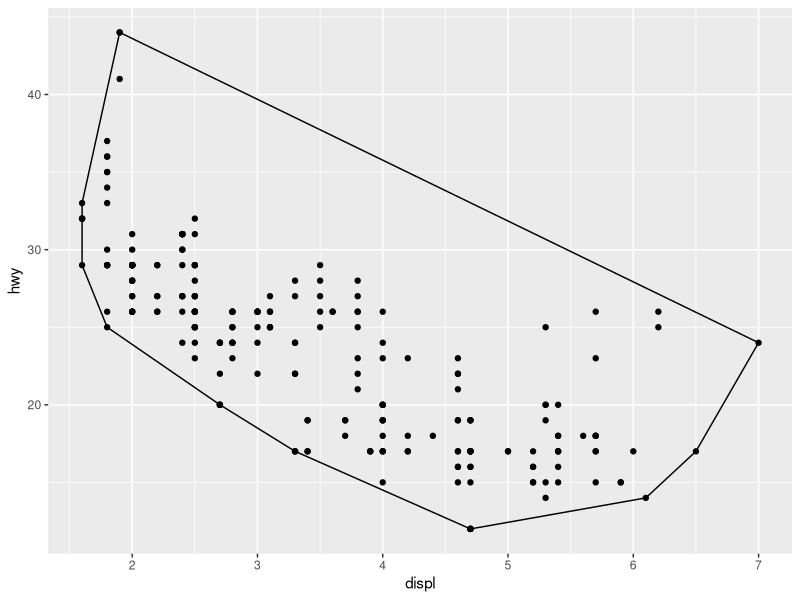
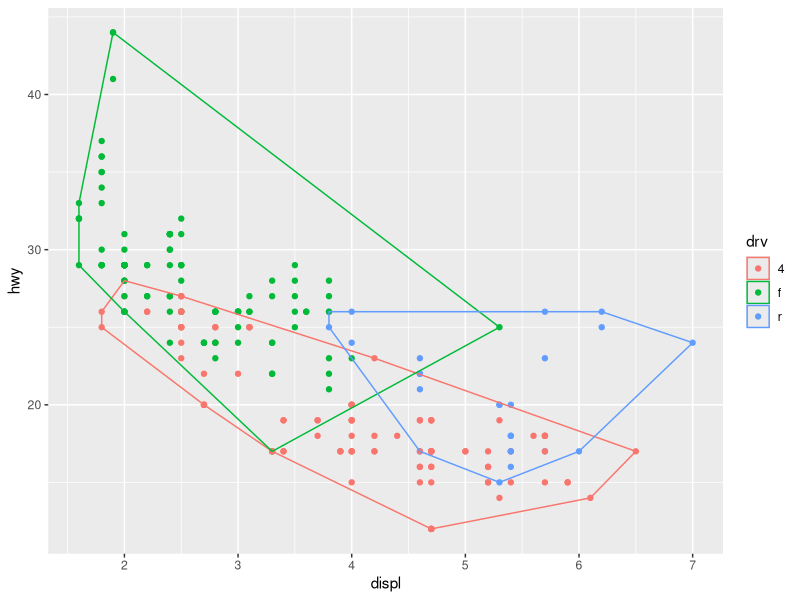

Here is the R script that generated these plots, in order: (Note: this script raises an error after producing the figures.)
### Example of extending ggplot2
## Following along with
if(F){
  browseURL("https://cran.r-project.org/web/packages/ggplot2/vignettes/extending-ggplot2.html")
  browseURL("https://ggplot2-book.org/programming.html")
  browseURL("https://ggplot2-book.org/spring1.html")
}

require("ggplot2")

## 1) make a CammelCase stat (ggproto object)
## 2) make a geom wrapper
## ==---==
## remember: only the mapping aes() uses NSE, will more likely want to use
## aes_(substitute(arg)).
## may also need some sorts of %*% opperators.


z<-ggplot2::ggproto()
str(z)

#### Example 1, stat_cdwhull ----

### _1) StatChull -----
## Bare bones, 
## Importantly 1) the compute group, computing the stat,
## and 2) the required_aes, so the geom knows the requirements.
if(F)
  browseURL("https://cran.r-project.org/web/packages/ggplot2/vignettes/extending-ggplot2.html")

StatChull <- ggplot2::ggproto("StatChull", Stat,
                     compute_group = function(data, scales) {
                       data[chull(data$x, data$y), , drop = FALSE]
                     },
                     
                     required_aes = c("x", "y")
)


### _2) stat_chull -----
## Make the new, snake_case, stat_chull, a function wrapper for layer.
## for notes on the layer see:
if(F)
  browseURL("https://cran.r-project.org/web/packages/ggplot2/vignettes/extending-ggplot2.html")


stat_chull <- function(mapping = NULL, data = NULL, geom = "polygon",
                       position = "identity", na.rm = FALSE, show.legend = NA, 
                       inherit.aes = TRUE, ...) {
  ggplot2::layer(
    stat = StatChull, data = data, mapping = mapping, geom = geom, 
    position = position, show.legend = show.legend, inherit.aes = inherit.aes,
    params = list(na.rm = na.rm, ...)
  )
}

### _3) Test drive -----
ggplot(mpg, aes(displ, hwy)) + 
  geom_point() + 
  stat_chull(fill = NA, colour = "black")


ggplot(mpg, aes(displ, hwy, colour = drv)) + 
  geom_point() + 
  stat_chull(fill = NA)

#### Example 2, geom_spring -----
if(F)
  browseURL("https://ggplot2-book.org/spring1.html")

### _0) data setup & idea for stat -----

circle <- tibble(
  x = sin(seq(0, 2 * pi, length.out = 100)),
  y = cos(seq(0, 2 * pi, length.out = 100)),
  index = 1:100,
  type = "circle"
)
spring <- circle
spring$x <- spring$x + seq(0, 1.5, length.out = 100)
spring$type <- "spring"
ggplot(rbind(circle, spring)) + 
  geom_path(
    aes(x = x, y = y, group = type, alpha = index), 
    show.legend = FALSE
  ) + 
  facet_wrap(~ type, scales = "free_x")

#### _1) data transform -----
## this is roughly equivalent to the chull() function
## ?chull

create_spring <- function(x, y, xend, yend, diameter = 1, tension = 0.75, n = 50) {
  if (tension <= 0) {
    rlang::abort("`tension` must be larger than zero.")
  }
  if (diameter == 0) {
    rlang::abort("`diameter` can not be zero.")
  }
  if (n == 0) {
    rlang::abort("`n` must be greater than zero.")
  }
  # Calculate direct length of segment
  length <- sqrt((x - xend)^2 + (y - yend)^2)
  
  # Figure out how many revolutions and points we need
  n_revolutions <- length / (diameter * tension)
  n_points <- n * n_revolutions
  
  # Calculate sequence of radians and x and y offset
  radians <- seq(0, n_revolutions * 2 * pi, length.out = n_points)
  x <- seq(x, xend, length.out = n_points)
  y <- seq(y, yend, length.out = n_points)
  
  # Create the new data
  data.frame(
    x = cos(radians) * diameter/2 + x,
    y = sin(radians) * diameter/2 + y
  )
}


#### _1) Stat_spring -----

## Define %||% to be a coalesce like function; use x, if x is NA, then use y
`%||%` <- function(x, y) {
  if (is.null(x)) y else x
}

StatSpring <- ggproto("StatSpring", Stat, 
                      setup_data = function(data, params) {
                        if (anyDuplicated(data$group)) {
                          data$group <- paste(data$group, seq_len(nrow(data)), sep = "-")
                        }
                        data
                      },
                      compute_panel = function(data, scales, 
                                               diameter = 1, 
                                               tension = 0.75, 
                                               n = 50) {
                        cols_to_keep <- setdiff(names(data), c("x", "y", "xend", "yend"))
                        springs <- lapply(seq_len(nrow(data)), function(i) {
                          spring_path <- create_spring(
                            data$x[i], data$y[i], 
                            data$xend[i], data$yend[i], 
                            diameter = diameter, 
                            tension = tension, 
                            n = n
                          )
                          cbind(spring_path, unclass(data[i, cols_to_keep]))
                        })
                        do.call(rbind, springs)
                      },
                      required_aes = c("x", "y", "xend", "yend")
)